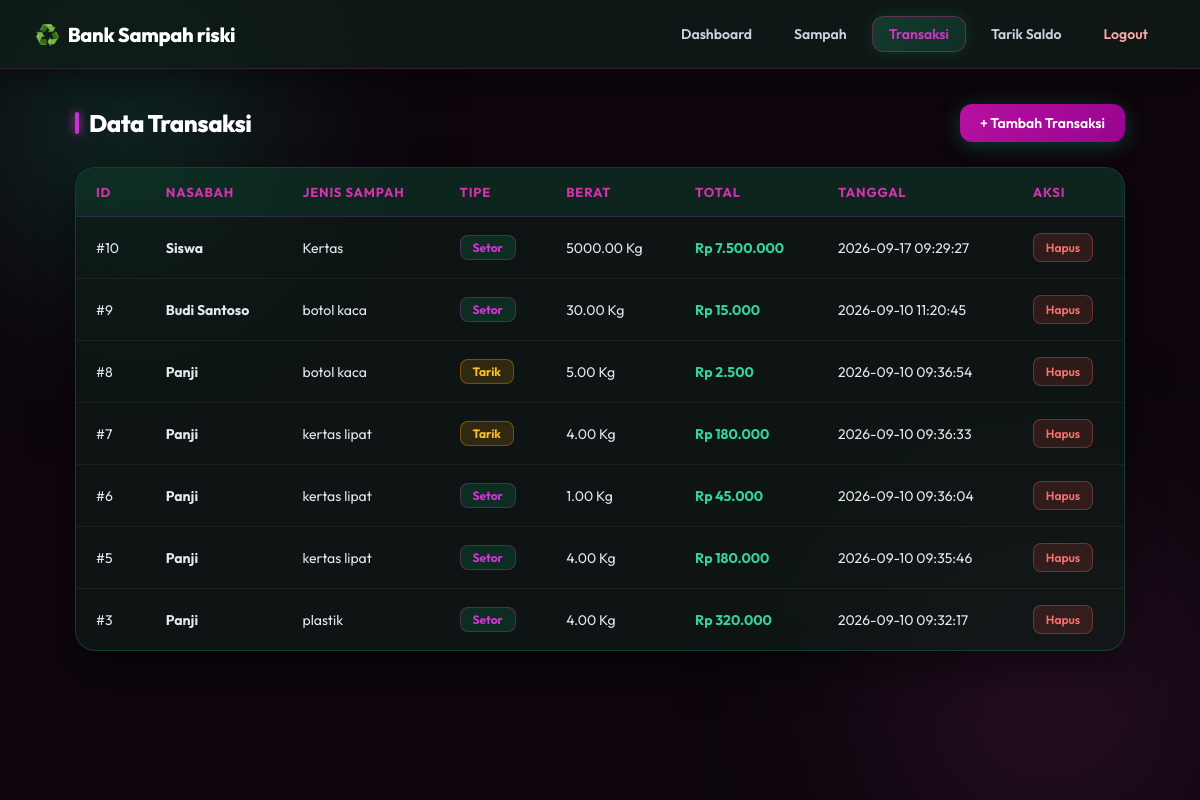
/transaksi/index.php (signed in), run on the app's committed database.
### tables this page shows
CREATE TABLE `transaksi` (
  `id_transaksi` int(11) NOT NULL,
  `id_user` int(11) NOT NULL,
  `id_sampah` int(11) NOT NULL,
  `tipe` enum('setor','tarik') NOT NULL DEFAULT 'setor',
  `berat_kg` decimal(10,2) NOT NULL,
  `total_rp` decimal(15,2) NOT NULL,
  `tanggal` datetime NOT NULL DEFAULT current_timestamp()
);

CREATE TABLE `users` (
  `id_user` int(11) NOT NULL,
  `nama` varchar(100) NOT NULL,
  `username` varchar(50) NOT NULL,
  `password` varchar(255) NOT NULL,
  `saldo` decimal(15,2) NOT NULL DEFAULT 0.00,
  `role` enum('admin','nasabah','siswa','guru','pengepul') NOT NULL DEFAULT 'siswa'
);

CREATE TABLE `sampah` (
  `Id_sampah` int(11) NOT NULL,
  `Jenis_sampah` varchar(100) NOT NULL,
  `Harga_per_kg` decimal(15,2) NOT NULL,
  `stok_kg` decimal(10,2) NOT NULL DEFAULT 0.00
);

### transaksi/index.php (the view, shortened to what this page needs)
<?php
require "../koneksi.php";
$data = mysqli_query($koneksi, "
    SELECT t.*, u.nama, s.Jenis_sampah
    FROM transaksi t
    JOIN users u ON t.id_user = u.id_user
    JOIN sampah s ON t.id_sampah = s.Id_sampah
    ORDER BY t.id_transaksi DESC
");
?>
<!DOCTYPE html>
<html lang="id">
<head>
</head>
<body>
    <div class="bg-glow-1"></div>
    <div class="bg-glow-2"></div>
    <div class="navbar">
        <div class="brand">
            <span>♻️</span> Bank Sampah riski
        </div>
        <div class="menu">
            <a href="../index.php">Dashboard</a>
            <a href="../sampah/index.php">Sampah</a>
            <a href="../transaksi/index.php" class="active">Transaksi</a>
            <a href="../tarik_saldo/index.php">Tarik Saldo</a>
            <a href="../logout.php" class="logout-btn">Logout</a>
        </div>
    </div>
    <div class="container">
        <div class="header-action">
            <h2>Data Transaksi</h2>
            <a class="btn-tambah" href="tambah.php">+ Tambah Transaksi</a>
        </div>
        <div class="table-card">
            <table>
                <thead>
                    <tr>
                        <th>ID</th>
                        <th>Nasabah</th>
                        <th>Jenis Sampah</th>
                        <th>Tipe</th>
                        <th>Berat</th>
                        <th>Total</th>
                        <th>Tanggal</th>
                        <th>Aksi</th>
                    </tr>
                </thead>
                <tbody>
                    <?php while ($row = mysqli_fetch_assoc($data)): ?>
                    <tr>
                        <td>#<?= $row["id_transaksi"] ?></td>
                        <td><strong><?= htmlspecialchars($row["nama"]) ?></strong></td>
                        <td><?= htmlspecialchars($row["Jenis_sampah"]) ?></td>
                        <td>
                            <span class="badge-tipe tipe-<?= strtolower($row["tipe"]) ?>">
                                <?= ucfirst($row["tipe"]) ?>
                            </span>
                        </td>
                        <td><?= $row["berat_kg"] ?> Kg</td>
                        <td style="color: #34d399; font-weight: 700;">
                            Rp <?= number_format($row["total_rp"], 0, ",", ".") ?>
                        </td>
                        <td><?= $row["tanggal"] ?></td>
                        <td>
                            <a class="btn-hapus" href="hapus.php?id=<?= $row["id_transaksi"] ?>"
                               onclick="return confirm('Hapus data ini?')">Hapus</a>
                        </td>
                    </tr>
                    <?php endwhile; ?>
                </tbody>
            </table>
        </div>
    </div>
</body>
</html>

### transaksi/index.php (style rules this page uses)
* { box-sizing: border-box; margin: 0; padding: 0; }
body { font-family: 'Outfit', sans-serif; min-height: 100vh; background-color: #0e050d; color: #f9f1f5; position: relative; overflow-x: hidden; padding-bottom: 50px; }
.bg-glow-1 { position: fixed; width: 450px; height: 450px; background: radial-gradient(circle, rgba(16, 185, 129, 0.25) 0%, rgba(5, 150, 105, 0.05) 60%, transparent 80%); top: -100px; left: -100px; filter: blur(80px); border-radius: 50%; z-index: 0; pointer-events: none; }
.bg-glow-2 { position: fixed; width: 500px; height: 500px; background: radial-gradient(circle, rgba(211, 52, 171, 0.2) 0%, rgba(16, 185, 129, 0.03) 60%, transparent 80%); bottom: -150px; right: -100px; filter: blur(90px); border-radius: 50%; z-index: 0; pointer-events: none; }
.navbar { position: sticky; top: 0; z-index: 100; background: rgba(15, 30, 24, 0.75); backdrop-filter: blur(20px); -webkit-backdrop-filter: blur(20px); border-bottom: 1px solid rgba(211, 52, 198, 0.2); padding: 16px 35px; display: flex; justify-content: space-between; align-items: center; box-shadow: 0 10px 30px rgba(0, 0, 0, 0.4); }
.navbar .brand { font-size: 20px; font-weight: 800; color: #ffffff; display: flex; align-items: center; gap: 8px; letter-spacing: -0.3px; }
.navbar .brand span { color: #d334b8; }
.navbar .menu { display: flex; align-items: center; gap: 8px; }
.navbar .menu a { color: #cbd5e1; text-decoration: none; padding: 8px 16px; border-radius: 12px; font-size: 14px; font-weight: 600; transition: all 0.25s ease; border: 1px solid transparent; }
.navbar .menu a.active { background: linear-gradient(135deg, rgba(52, 211, 153, 0.2), rgba(16, 185, 129, 0.15)); color: #d334c6; border-color: rgba(211, 52, 139, 0.4); box-shadow: 0 0 15px rgba(52, 211, 153, 0.15); }
.navbar .menu a.logout-btn { color: #fca5a5; }
.container { max-width: 1100px; margin: 35px auto 0; padding: 0 25px; position: relative; z-index: 10; }
.header-action { display: flex; justify-content: space-between; align-items: center; margin-bottom: 25px; flex-wrap: wrap; gap: 15px; }
h2 { font-size: 24px; font-weight: 800; color: #ffffff; letter-spacing: -0.5px; display: flex; align-items: center; gap: 10px; }
h2::before { content: ''; display: inline-block; width: 4px; height: 22px; background: #c634d3; border-radius: 4px; box-shadow: 0 0 10px #d334be; }
.btn-tambah { display: inline-flex; align-items: center; gap: 6px; background: linear-gradient(135deg, #b910a2 0%, #96058f 100%); color: #ffffff; text-decoration: none; padding: 10px 20px; border-radius: 12px; font-size: 14px; font-weight: 600; box-shadow: 0 4px 20px rgba(16, 185, 129, 0.3); transition: all 0.25s ease; }
.table-card { background: rgba(15, 30, 24, 0.65); backdrop-filter: blur(20px); -webkit-backdrop-filter: blur(20px); border: 1px solid rgba(52, 211, 153, 0.2); border-radius: 20px; overflow: hidden; box-shadow: 0 20px 40px rgba(0, 0, 0, 0.4); }
table { width: 100%; border-collapse: collapse; text-align: left; }
th, td { padding: 16px 20px; }
th { background: rgba(16, 185, 129, 0.1); color: #d334ab; font-size: 13px; font-weight: 700; text-transform: uppercase; letter-spacing: 0.8px; border-bottom: 1px solid rgba(211, 52, 211, 0.2); }
td { color: #e2e8f0; font-size: 14px; border-bottom: 1px solid rgba(255, 255, 255, 0.05); }
tr:last-child td { border-bottom: none; }
.badge-tipe { display: inline-block; padding: 4px 12px; border-radius: 8px; font-size: 12px; font-weight: 700; text-transform: capitalize; }
.tipe-setor { background: rgba(16, 185, 129, 0.15); border: 1px solid rgba(211, 52, 163, 0.35); color: #d334d3; }
.tipe-tarik { background: rgba(245, 158, 11, 0.15); border: 1px solid rgba(245, 158, 11, 0.35); color: #fbbf24; }
.btn-hapus { display: inline-block; padding: 6px 12px; background: rgba(239, 68, 68, 0.15); border: 1px solid rgba(248, 113, 113, 0.3); color: #f87171; text-decoration: none; border-radius: 8px; font-size: 12px; font-weight: 600; transition: all 0.2s ease; }

### data on the page
transaksi: id_transaksi "10", id_user.nama "Siswa", id_sampah.Jenis_sampah "Kertas", tipe "Setor", berat_kg "5000.00", total_rp "7.500.000", tanggal "2026-09-17 09:29:27"
transaksi: id_transaksi "9", id_user.nama "Budi Santoso", id_sampah.Jenis_sampah "botol kaca", tipe "Setor", berat_kg "30.00", total_rp "15.000", tanggal "2026-09-10 11:20:45"
transaksi: id_transaksi "8", id_user.nama "Panji", id_sampah.Jenis_sampah "botol kaca", tipe "Tarik", berat_kg "5.00", total_rp "2.500", tanggal "2026-09-10 09:36:54"
transaksi: id_transaksi "7", id_user.nama "Panji", id_sampah.Jenis_sampah "kertas lipat", tipe "Tarik", berat_kg "4.00", total_rp "180.000", tanggal "2026-09-10 09:36:33"
transaksi: id_transaksi "6", id_user.nama "Panji", id_sampah.Jenis_sampah "kertas lipat", tipe "Setor", berat_kg "1.00", total_rp "45.000", tanggal "2026-09-10 09:36:04"
transaksi: id_transaksi "5", id_user.nama "Panji", id_sampah.Jenis_sampah "kertas lipat", tipe "Setor", berat_kg "4.00", total_rp "180.000", tanggal "2026-09-10 09:35:46"
transaksi: id_transaksi "3", id_user.nama "Panji", id_sampah.Jenis_sampah "plastik", tipe "Setor", berat_kg "4.00", total_rp "320.000", tanggal "2026-09-10 09:32:17"
